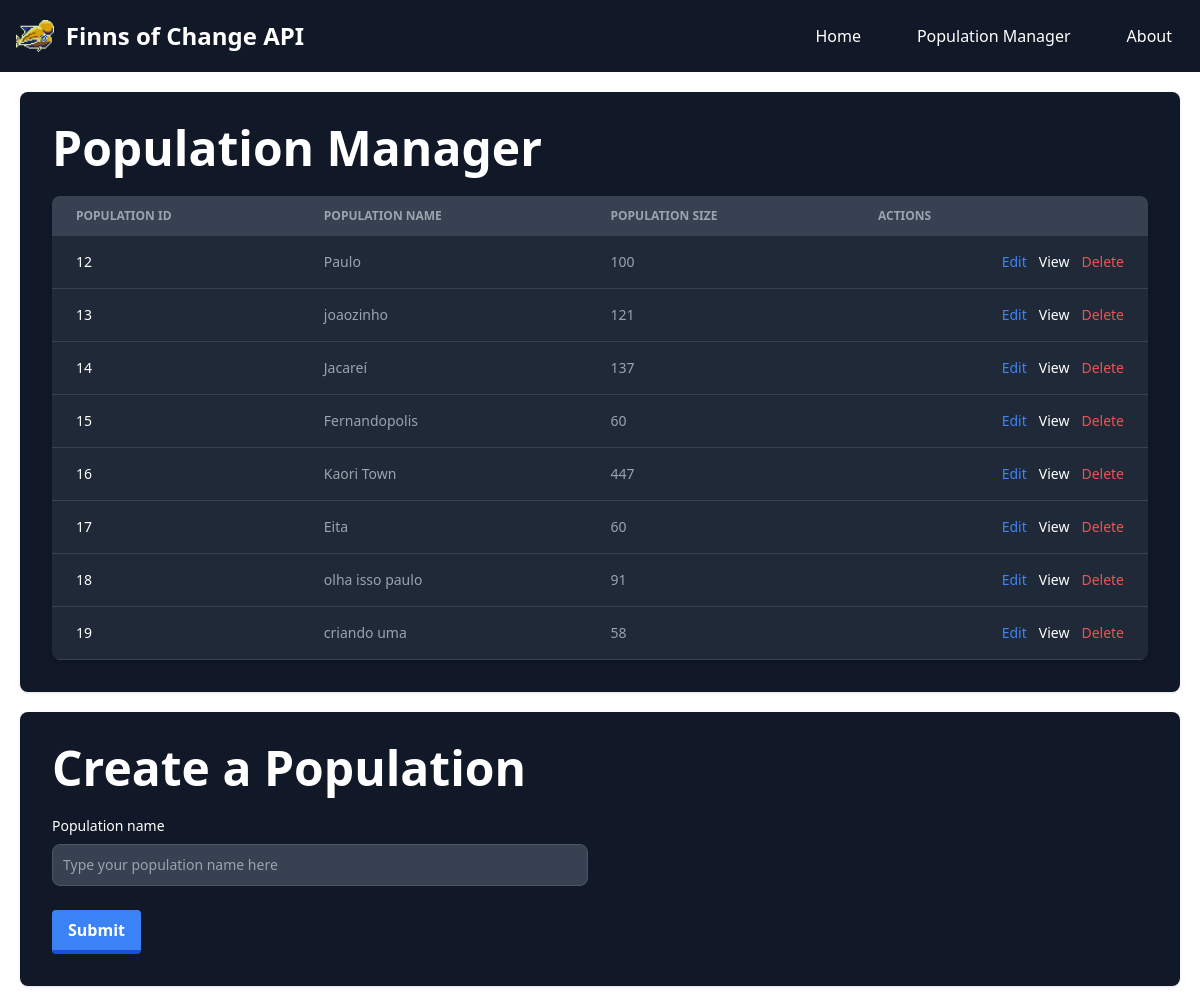
The page /populations on the database its author committed.
### tables this page shows
CREATE TABLE population (
               id INTEGER PRIMARY KEY AUTOINCREMENT,
               name TEXT
               );

### app/api/routes.py (the view)
@api.route('/populations', methods=['GET','POST'])
def population_route():
    if request.method == 'GET':
        result = get_populations()
        return render_template('create_population.html', populations=result)
    elif request.method == 'POST':
        name = request.form['name']
        add_population(name)
        return redirect('/populations')

### app/database/operations.py (called while the page is built)
def get_populations():
    conn = sqlite3.connect('fishes.db')
    conn.row_factory = sqlite3.Row
    cursor = conn.cursor()
    cursor.execute("""
        SELECT
            p.id,
            p.name,
            COUNT(i.id) as population_size
        FROM population p
        LEFT JOIN individuals i ON p.id = i.population_id
        GROUP BY p.id
        """)
    results = cursor.fetchall()
    cursor.close()
    conn.close()
    populations = []
    for row in results:
        populations.append({
            'id':row[0],
            'name':row[1],
            'population_size':row[2]
        })
    return populations

### app/templates/create_population.html (shortened to what this page needs)
{% extends 'base.html' %}
{% block content %}
<div class="bg-white dark:bg-gray-900 shadow rounded-lg p-8 relative" style="margin-bottom: 20px;">
    <div class="flex items-center justify-between mb-6">
        <h2 class="text-5xl font-bold text-gray-900 dark:text-white text-center">Population Manager</h2>
    </div>
    <div class="relative overflow-x-auto shadow-md sm:rounded-lg mt-6">
        <table class="w-full text-sm text-left rtl:text-right text-gray-500 dark:text-gray-400">
            <thead class="text-xs text-gray-700 uppercase bg-gray-50 dark:bg-gray-700 dark:text-gray-400">
                <tr>
                    <th scope="col" class="px-6 py-3">
                        Population ID
                    </th>
                    <th scope="col" class="px-6 py-3">
                        Population Name
                    </th>
                    <th scope="col" class="px-6 py-3">
                        Population Size
                    </th>
                    <th scope="col" class="px-6 py-3">
                        Actions
                    </th>
                </tr>
            </thead>
            <tbody>
                {% for pop in populations %}
                <tr class="bg-white border-b dark:bg-gray-800 dark:border-gray-700 border-gray-200 hover:bg-gray-50 dark:hover:bg-gray-600">
                    <th scope="row" class="px-6 py-4 font-medium text-gray-900 whitespace-nowrap dark:text-white">
                        {{ pop['id'] }}
                    </th>
                    <td class="px-6 py-4">
                        {{ pop['name'] }}
                    </td>
                    <td class="px-6 py-4">
                        {{ pop['population_size'] }}
                    </td>
                    <td class="px-6 py-4 text-right">
                        <div class="flex justify-end items-center gap-3">
                            <a href="{{ url_for('api.list_individuals', population_id=pop.id) }}" class="font-medium text-blue-600 dark:text-blue-500 hover:underline">Edit</a>
                            <a href="{{ url_for('api.index', population=pop.id) }}" class="font-medium text-blue-600 dark:text-white hover:underline">View</a>
                            <form method="POST" action="/delete/population/{{ pop.id }}" onsubmit="return confirmDelete()">
                                <button type="submit" class="font-medium text-blue-600 dark:text-red-500 hover:underline">Delete</button>
                            </form>
                        </div>
                    </td>
                </tr>
                {% endfor %}
            </tbody>
        </table>
    </div>
</div>
<div class="bg-white dark:bg-gray-900 shadow rounded-lg p-8 relative" style="margin-top: 20px;">
    <div class="flex items-center justify-between mb-6">
        <h2 class="text-5xl font-bold text-gray-900 dark:text-white text-center">Create a Population</h2>
    </div>
    <form action="/populations" method="post">
            <div class="grid gap-6 mb-6 md:grid-cols-2">
                <div>
                    <label for="population_name" class="block mb-2 text-sm text-darkblue dark:text-white">Population name</label>
                    <input name="name" type="text" id="first_name" class="bg-gray-50 border border-gray-300 text-gray-900 text-sm rounded-lg focus:ring-blue-500 focus:border-blue-500 block w-full p-2.5 dark:bg-gray-700 dark:border-gray-600 dark:placeholder-gray-400 dark:text-white dark:focus:ring-blue-500 dark:focus:border-blue-500" placeholder="Type your population name here" required />
                </div>
            </div>
            <div>
                <button type="submit" class="bg-blue-500 hover:bg-blue-900 text-white font-bold py-2 px-4 border-b-4 border-blue-700 hover:border-blue-500 rounded">
                Submit
                </button>
            </div>
    </form>
</div>
{% endblock %}

### app/templates/base.html (shortened to what this page needs)
<!DOCTYPE html>
<html class="dark">
<head>
    <link href="https://cdnjs.cloudflare.com/ajax/libs/flowbite/2.3.0/flowbite.min.css" rel="stylesheet" />
    <script src="https://cdn.tailwindcss.com"></script>
</head>
<body class="dark">
    <nav class="bg-white border-gray-200 dark:bg-gray-900">
        <div class="max-w-screen-xl flex flex-wrap items-center justify-between mx-auto p-4">
            <a href="{{ url_for('api.index') }}" class="flex items-center space-x-3 rtl:space-x-reverse">
                <img src="{{ url_for('static', filename='images/fish_logo.png') }}" class="h-8" alt="FoC Logo" />
                <span class="self-center text-2xl font-semibold whitespace-nowrap dark:text-white">Finns of Change API</span>
            </a>
            <div class="hidden w-full md:block md:w-auto" id="navbar-default">
                <ul class="font-medium flex flex-col p-4 md:p-0 mt-4 border border-gray-100 rounded-lg bg-gray-50 md:flex-row md:space-x-8 rtl:space-x-reverse md:mt-0 md:border-0 md:bg-white dark:bg-gray-800 md:dark:bg-gray-900 dark:border-gray-700">
                    <li><a href="/" class="block py-2 px-3 text-white hover:text-blue-500">Home</a></li>
                    <li><a href="/populations" class="block py-2 px-3 text-white hover:text-blue-500">Population Manager</a></li>
                    <li><a href="/individuals" class="block py-2 px-3 text-white hover:text-blue-500">About</a></li>
                </ul>
            </div>
        </div>
    </nav>
    <div class="content-wrapper">
        {% block content %}{% endblock %}
    </div>
</body>
</html>

### app/templates/base.html (style rules this page uses)
.content-wrapper { position: relative; z-index: 1; padding: 20px; }
.bg-white { background-color: rgba(255, 255, 255, 0.8); }

### rows shown on the page
population: id "12", name "Paulo", population_size "100"
population: id "13", name "joaozinho", population_size "121"
population: id "14", name "Jacareí", population_size "137"
population: id "15", name "Fernandopolis", population_size "60"
population: id "16", name "Kaori Town", population_size "447"
population: id "17", name "Eita", population_size "60"
population: id "18", name "olha isso paulo", population_size "91"
population: id "19", name "criando uma", population_size "58"
